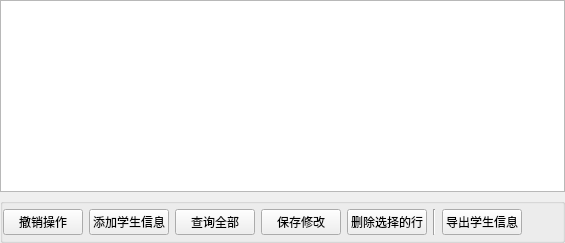
          <widget class="QWidget" name="tab">
           <attribute name="icon">
            <iconset resource="image.qrc">
             <normaloff>:/images/images/else/tongji.png</normaloff>:/images/images/else/tongji.png</iconset>
           </attribute>
           <attribute name="title">
            <string>考勤统计</string>
           </attribute>
           <layout class="QGridLayout" name="gridLayout_4">
            <property name="leftMargin">
             <number>0</number>
            </property>
            <property name="topMargin">
             <number>0</number>
            </property>
            <property name="rightMargin">
             <number>0</number>
            </property>
            <property name="bottomMargin">
             <number>0</number>
            </property>
            <item row="0" column="0">
             <widget class="QTableView" name="tableView"/>
            </item>
            <item row="1" column="0">
             <widget class="QGroupBox" name="groupBox_2">
              <property name="title">
               <string/>
              </property>
              <layout class="QHBoxLayout" name="horizontalLayout">
               <property name="leftMargin">
                <number>0</number>
               </property>
               <property name="topMargin">
                <number>5</number>
               </property>
               <property name="rightMargin">
                <number>0</number>
               </property>
               <property name="bottomMargin">
                <number>5</number>
               </property>
               <item>
                <widget class="QPushButton" name="CancelBtn">
                 <property name="focusPolicy">
                  <enum>Qt::TabFocus</enum>
                 </property>
                 <property name="text">
                  <string>撤销操作</string>
                 </property>
                 <property name="shortcut">
                  <string>Ctrl+Z</string>
                 </property>
                </widget>
               </item>
               <item>
                <widget class="QPushButton" name="addRowBtn">
                 <property name="focusPolicy">
                  <enum>Qt::TabFocus</enum>
                 </property>
                 <property name="text">
                  <string>添加学生信息</string>
                 </property>
                 <property name="shortcut">
                  <string>Ins</string>
                 </property>
                </widget>
               </item>
               <item>
                <widget class="QPushButton" name="pushButton">
                 <property name="focusPolicy">
                  <enum>Qt::TabFocus</enum>
                 </property>
                 <property name="text">
                  <string>查询全部</string>
                 </property>
                </widget>
               </item>
               <item>
                <widget class="QPushButton" name="saveBtn">
                 <property name="focusPolicy">
                  <enum>Qt::TabFocus</enum>
                 </property>
                 <property name="text">
                  <string>保存修改</string>
                 </property>
                 <property name="shortcut">
                  <string>Ctrl+S</string>
                 </property>
                </widget>
               </item>
               <item>
                <widget class="QPushButton" name="deleteSeletedBtn">
                 <property name="focusPolicy">
                  <enum>Qt::TabFocus</enum>
                 </property>
                 <property name="text">
                  <string>删除选择的行</string>
                 </property>
                 <property name="shortcut">
                  <string>Del</string>
                 </property>
                </widget>
               </item>
               <item>
                <widget class="Line" name="line_2">
                 <property name="orientation">
                  <enum>Qt::Vertical</enum>
                 </property>
                </widget>
               </item>
               <item>
                <widget class="QPushButton" name="exportStudentInfoBtn">
                 <property name="focusPolicy">
                  <enum>Qt::TabFocus</enum>
                 </property>
                 <property name="text">
                  <string>导出学生信息</string>
                 </property>
                </widget>
               </item>
               <item>
                <spacer name="horizontalSpacer_6">
                 <property name="orientation">
                  <enum>Qt::Horizontal</enum>
                 </property>
                 <property name="sizeHint" stdset="0">
                  <size>
                   <width>40</width>
                   <height>20</height>
                  </size>
                 </property>
                </spacer>
               </item>
              </layout>
             </widget>
            </item>
           </layout>
          </widget>
